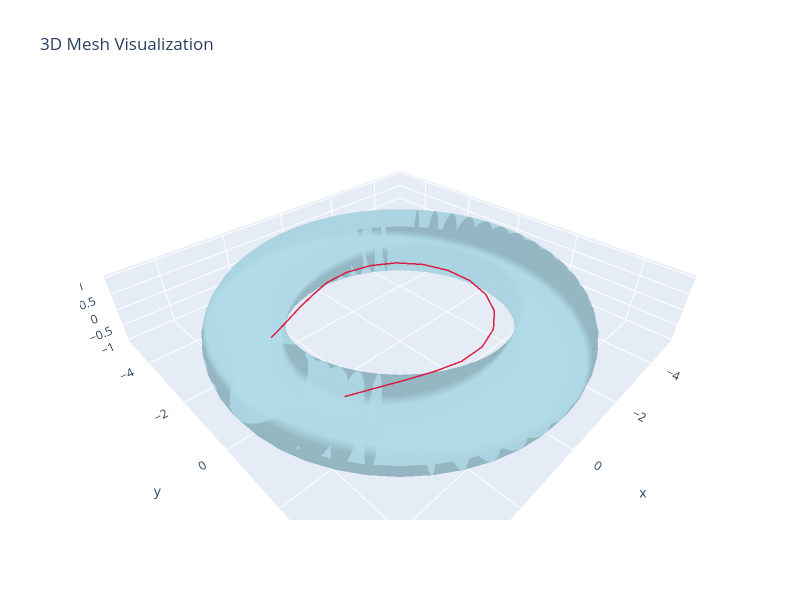

Notebook code cell kept with this figure:
### Code cell
# Optimize torus skeleton
opts_torus = SkeletonOptimizerOptions(
    max_iterations=50,
    step_size=0.05,
    convergence_threshold=1e-5,
    preserve_endpoints=False,  # Circular, no endpoints
    smoothing_weight=0.7,  # High smoothing for circular shape
    verbose=False
)

optimizer_torus = SkeletonOptimizer(torus_skeleton, torus_mesh, opts_torus)
optimized_torus = optimizer_torus.optimize()

# Calculate movement
movement_torus = np.linalg.norm(
    optimized_torus.polylines[0] - torus_skeleton.polylines[0],
    axis=1
)
print(f"\nTorus optimization results:")
print(f"  Average movement: {movement_torus.mean():.4f}")
print(f"  Max movement: {movement_torus.max():.4f}")

mm = MeshManager(torus_mesh)
mm.visualize_mesh_3d(polylines=optimized_torus)

### Figure 1 — Plotly figure (JSON) as saved in the notebook; plotly's stock layout.template omitted (floating-point values rounded to 4 significant figures; data arrays with more than 128 entries replaced by an {"elided": "..."} marker saying what was removed)
{"data": [{"color": "lightblue", "i": {"elided": "2304 int values"}, "j": {"elided": "2304 int values"}, "k": {"elided": "2304 int values"}, "name": "Mesh", "opacity": 0.8, "type": "mesh3d", "x": {"elided": "1152 float values"}, "y": {"elided": "1152 float values"}, "z": {"elided": "1152 float values"}}, {"line": {"color": "crimson", "width": 3}, "mode": "lines", "name": "Polyline 0", "opacity": 0.95, "showlegend": false, "type": "scatter3d", "x": [3.105, 2.456, 1.808, 1.141, 0.4448, -0.3125, -1.067, -1.727, -2.214, -2.468, -2.458, -2.186, -1.681, -1.007, -0.2428, 0.5143, 1.196, 1.841, 2.471, 3.082], "y": [1.429, 1.727, 2.009, 2.266, 2.469, 2.484, 2.258, 1.805, 1.154, 0.381, -0.4383, -1.206, -1.846, -2.284, -2.487, -2.448, -2.222, -1.951, -1.681, -1.407], "z": [-0.0002238, 0.01562, 0.01292, 0.00462, -6.351e-05, -0.0002733, -9.606e-05, -1.789e-05, 4.701e-07, 2.417e-06, 1.448e-06, 1.251e-06, 1.017e-05, 6.87e-05, 0.0002613, 0.0008008, -0.002492, 0.0179, -0.01021, 0.001318]}], "layout": {"autosize": false, "height": 600, "scene": {"aspectmode": "data", "xaxis": {"visible": true}, "yaxis": {"visible": true}, "zaxis": {"visible": true}}, "title": {"text": "3D Mesh Visualization"}, "width": 800}}
